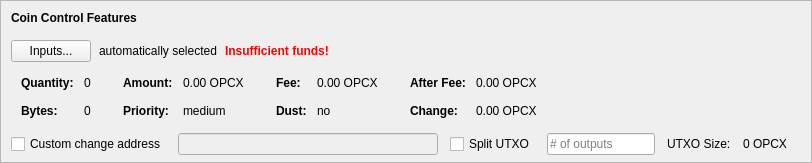
    <widget class="QFrame" name="frameCoinControl">
     <property name="sizePolicy">
      <sizepolicy hsizetype="Expanding" vsizetype="Expanding">
       <horstretch>0</horstretch>
       <verstretch>0</verstretch>
      </sizepolicy>
     </property>
     <property name="maximumSize">
      <size>
       <width>16777215</width>
       <height>16777215</height>
      </size>
     </property>
     <property name="frameShape">
      <enum>QFrame::StyledPanel</enum>
     </property>
     <property name="frameShadow">
      <enum>QFrame::Sunken</enum>
     </property>
     <layout class="QVBoxLayout" name="verticalLayoutCoinControl2">
      <property name="spacing">
       <number>0</number>
      </property>
      <property name="leftMargin">
       <number>0</number>
      </property>
      <property name="topMargin">
       <number>0</number>
      </property>
      <property name="rightMargin">
       <number>0</number>
      </property>
      <property name="bottomMargin">
       <number>6</number>
      </property>
      <item>
       <layout class="QVBoxLayout" name="verticalLayoutCoinControl" stretch="0,0,0,0,1">
        <property name="spacing">
         <number>0</number>
        </property>
        <property name="leftMargin">
         <number>10</number>
        </property>
        <property name="topMargin">
         <number>10</number>
        </property>
        <item>
         <layout class="QHBoxLayout" name="horizontalLayoutCoinControl1">
          <property name="bottomMargin">
           <number>15</number>
          </property>
          <item>
           <widget class="QLabel" name="labelCoinControlFeatures">
            <property name="sizePolicy">
             <sizepolicy hsizetype="Preferred" vsizetype="Maximum">
              <horstretch>0</horstretch>
              <verstretch>0</verstretch>
             </sizepolicy>
            </property>
            <property name="font">
             <font>
              <weight>75</weight>
              <bold>true</bold>
             </font>
            </property>
            <property name="styleSheet">
             <string notr="true">font-weight:bold;</string>
            </property>
            <property name="text">
             <string>Coin Control Features</string>
            </property>
           </widget>
          </item>
         </layout>
        </item>
        <item>
         <layout class="QHBoxLayout" name="horizontalLayoutCoinControl2" stretch="0,0,0,0">
          <property name="spacing">
           <number>8</number>
          </property>
          <property name="bottomMargin">
           <number>10</number>
          </property>
          <item>
           <widget class="QPushButton" name="pushButtonCoinControl">
            <property name="styleSheet">
             <string notr="true"/>
            </property>
            <property name="text">
             <string>Inputs...</string>
            </property>
            <property name="autoDefault">
             <bool>false</bool>
            </property>
           </widget>
          </item>
          <item>
           <widget class="QLabel" name="labelCoinControlAutomaticallySelected">
            <property name="text">
             <string>automatically selected</string>
            </property>
            <property name="margin">
             <number>5</number>
            </property>
           </widget>
          </item>
          <item>
           <widget class="QLabel" name="labelCoinControlInsuffFunds">
            <property name="font">
             <font>
              <weight>75</weight>
              <bold>true</bold>
             </font>
            </property>
            <property name="styleSheet">
             <string notr="true">color:red;font-weight:bold;</string>
            </property>
            <property name="text">
             <string>Insufficient funds!</string>
            </property>
            <property name="margin">
             <number>5</number>
            </property>
           </widget>
          </item>
          <item>
           <spacer name="horizontalSpacerCoinControl">
            <property name="orientation">
             <enum>Qt::Horizontal</enum>
            </property>
            <property name="sizeHint" stdset="0">
             <size>
              <width>40</width>
              <height>1</height>
             </size>
            </property>
           </spacer>
          </item>
         </layout>
        </item>
        <item>
         <widget class="QWidget" name="widgetCoinControl" native="true">
          <property name="sizePolicy">
           <sizepolicy hsizetype="Preferred" vsizetype="Preferred">
            <horstretch>0</horstretch>
            <verstretch>0</verstretch>
           </sizepolicy>
          </property>
          <property name="minimumSize">
           <size>
            <width>0</width>
            <height>0</height>
           </size>
          </property>
          <property name="styleSheet">
           <string notr="true"/>
          </property>
          <layout class="QHBoxLayout" name="horizontalLayoutCoinControl5">
           <property name="leftMargin">
            <number>0</number>
           </property>
           <property name="topMargin">
            <number>0</number>
           </property>
           <property name="rightMargin">
            <number>0</number>
           </property>
           <property name="bottomMargin">
            <number>0</number>
           </property>
           <item>
            <layout class="QHBoxLayout" name="horizontalLayoutCoinControl3" stretch="0,0,0,1">
             <property name="spacing">
              <number>20</number>
             </property>
             <property name="topMargin">
              <number>0</number>
             </property>
             <property name="bottomMargin">
              <number>10</number>
             </property>
             <item>
              <layout class="QFormLayout" name="formLayoutCoinControl1">
               <property name="horizontalSpacing">
                <number>10</number>
               </property>
               <property name="verticalSpacing">
                <number>14</number>
               </property>
               <property name="leftMargin">
                <number>10</number>
               </property>
               <property name="topMargin">
                <number>4</number>
               </property>
               <property name="rightMargin">
                <number>6</number>
               </property>
               <item row="0" column="0">
                <widget class="QLabel" name="labelCoinControlQuantityText">
                 <property name="font">
                  <font>
                   <weight>75</weight>
                   <bold>true</bold>
                  </font>
                 </property>
                 <property name="text">
                  <string>Quantity:</string>
                 </property>
                 <property name="margin">
                  <number>0</number>
                 </property>
                </widget>
               </item>
               <item row="0" column="1">
                <widget class="QLabel" name="labelCoinControlQuantity">
                 <property name="cursor">
                  <cursorShape>IBeamCursor</cursorShape>
                 </property>
                 <property name="contextMenuPolicy">
                  <enum>Qt::ActionsContextMenu</enum>
                 </property>
                 <property name="text">
                  <string notr="true">0</string>
                 </property>
                 <property name="margin">
                  <number>0</number>
                 </property>
                 <property name="textInteractionFlags">
                  <set>Qt::LinksAccessibleByMouse|Qt::TextSelectableByKeyboard|Qt::TextSelectableByMouse</set>
                 </property>
                </widget>
               </item>
               <item row="1" column="0">
                <widget class="QLabel" name="labelCoinControlBytesText">
                 <property name="font">
                  <font>
                   <weight>75</weight>
                   <bold>true</bold>
                  </font>
                 </property>
                 <property name="text">
                  <string>Bytes:</string>
                 </property>
                </widget>
               </item>
               <item row="1" column="1">
                <widget class="QLabel" name="labelCoinControlBytes">
                 <property name="cursor">
                  <cursorShape>IBeamCursor</cursorShape>
                 </property>
                 <property name="contextMenuPolicy">
                  <enum>Qt::ActionsContextMenu</enum>
                 </property>
                 <property name="text">
                  <string notr="true">0</string>
                 </property>
                 <property name="textInteractionFlags">
                  <set>Qt::LinksAccessibleByMouse|Qt::TextSelectableByKeyboard|Qt::TextSelectableByMouse</set>
                 </property>
                </widget>
               </item>
              </layout>
             </item>
             <item>
              <layout class="QFormLayout" name="formLayoutCoinControl2">
               <property name="horizontalSpacing">
                <number>10</number>
               </property>
               <property name="verticalSpacing">
                <number>14</number>
               </property>
               <property name="leftMargin">
                <number>6</number>
               </property>
               <property name="topMargin">
                <number>4</number>
               </property>
               <property name="rightMargin">
                <number>6</number>
               </property>
               <item row="0" column="0">
                <widget class="QLabel" name="labelCoinControlAmountText">
                 <property name="font">
                  <font>
                   <weight>75</weight>
                   <bold>true</bold>
                  </font>
                 </property>
                 <property name="text">
                  <string>Amount:</string>
                 </property>
                 <property name="margin">
                  <number>0</number>
                 </property>
                </widget>
               </item>
               <item row="0" column="1">
                <widget class="QLabel" name="labelCoinControlAmount">
                 <property name="cursor">
                  <cursorShape>IBeamCursor</cursorShape>
                 </property>
                 <property name="contextMenuPolicy">
                  <enum>Qt::ActionsContextMenu</enum>
                 </property>
                 <property name="text">
                  <string notr="true">0.00 OPCX</string>
                 </property>
                 <property name="textInteractionFlags">
                  <set>Qt::LinksAccessibleByMouse|Qt::TextSelectableByKeyboard|Qt::TextSelectableByMouse</set>
                 </property>
                </widget>
               </item>
               <item row="1" column="0">
                <widget class="QLabel" name="labelCoinControlPriorityText">
                 <property name="font">
                  <font>
                   <weight>75</weight>
                   <bold>true</bold>
                  </font>
                 </property>
                 <property name="text">
                  <string>Priority:</string>
                 </property>
                </widget>
               </item>
               <item row="1" column="1">
                <widget class="QLabel" name="labelCoinControlPriority">
                 <property name="cursor">
                  <cursorShape>IBeamCursor</cursorShape>
                 </property>
                 <property name="contextMenuPolicy">
                  <enum>Qt::ActionsContextMenu</enum>
                 </property>
                 <property name="text">
                  <string>medium</string>
                 </property>
                 <property name="textInteractionFlags">
                  <set>Qt::LinksAccessibleByMouse|Qt::TextSelectableByKeyboard|Qt::TextSelectableByMouse</set>
                 </property>
                </widget>
               </item>
              </layout>
             </item>
             <item>
              <layout class="QFormLayout" name="formLayoutCoinControl3">
               <property name="horizontalSpacing">
                <number>10</number>
               </property>
               <property name="verticalSpacing">
                <number>14</number>
               </property>
               <property name="leftMargin">
                <number>6</number>
               </property>
               <property name="topMargin">
                <number>4</number>
               </property>
               <property name="rightMargin">
                <number>6</number>
               </property>
               <item row="0" column="0">
                <widget class="QLabel" name="labelCoinControlFeeText">
                 <property name="font">
                  <font>
                   <weight>75</weight>
                   <bold>true</bold>
                  </font>
                 </property>
                 <property name="text">
                  <string>Fee:</string>
                 </property>
                 <property name="margin">
                  <number>0</number>
                 </property>
                </widget>
               </item>
               <item row="0" column="1">
                <widget class="QLabel" name="labelCoinControlFee">
                 <property name="cursor">
                  <cursorShape>IBeamCursor</cursorShape>
                 </property>
                 <property name="contextMenuPolicy">
                  <enum>Qt::ActionsContextMenu</enum>
                 </property>
                 <property name="text">
                  <string notr="true">0.00 OPCX</string>
                 </property>
                 <property name="textInteractionFlags">
                  <set>Qt::LinksAccessibleByMouse|Qt::TextSelectableByKeyboard|Qt::TextSelectableByMouse</set>
                 </property>
                </widget>
               </item>
               <item row="1" column="0">
                <widget class="QLabel" name="labelCoinControlLowOutputText">
                 <property name="font">
                  <font>
                   <weight>75</weight>
                   <bold>true</bold>
                  </font>
                 </property>
                 <property name="text">
                  <string>Dust:</string>
                 </property>
                </widget>
               </item>
               <item row="1" column="1">
                <widget class="QLabel" name="labelCoinControlLowOutput">
                 <property name="cursor">
                  <cursorShape>IBeamCursor</cursorShape>
                 </property>
                 <property name="contextMenuPolicy">
                  <enum>Qt::ActionsContextMenu</enum>
                 </property>
                 <property name="text">
                  <string>no</string>
                 </property>
                 <property name="textInteractionFlags">
                  <set>Qt::LinksAccessibleByMouse|Qt::TextSelectableByKeyboard|Qt::TextSelectableByMouse</set>
                 </property>
                </widget>
               </item>
              </layout>
             </item>
             <item>
              <layout class="QFormLayout" name="formLayoutCoinControl4">
               <property name="horizontalSpacing">
                <number>10</number>
               </property>
               <property name="verticalSpacing">
                <number>14</number>
               </property>
               <property name="leftMargin">
                <number>6</number>
               </property>
               <property name="topMargin">
                <number>4</number>
               </property>
               <property name="rightMargin">
                <number>6</number>
               </property>
               <item row="0" column="0">
                <widget class="QLabel" name="labelCoinControlAfterFeeText">
                 <property name="font">
                  <font>
                   <weight>75</weight>
                   <bold>true</bold>
                  </font>
                 </property>
                 <property name="text">
                  <string>After Fee:</string>
                 </property>
                 <property name="margin">
                  <number>0</number>
                 </property>
                </widget>
               </item>
               <item row="0" column="1">
                <widget class="QLabel" name="labelCoinControlAfterFee">
                 <property name="cursor">
                  <cursorShape>IBeamCursor</cursorShape>
                 </property>
                 <property name="contextMenuPolicy">
                  <enum>Qt::ActionsContextMenu</enum>
                 </property>
                 <property name="text">
                  <string notr="true">0.00 OPCX</string>
                 </property>
                 <property name="textInteractionFlags">
                  <set>Qt::LinksAccessibleByMouse|Qt::TextSelectableByKeyboard|Qt::TextSelectableByMouse</set>
                 </property>
                </widget>
               </item>
               <item row="1" column="0">
                <widget class="QLabel" name="labelCoinControlChangeText">
                 <property name="font">
                  <font>
                   <weight>75</weight>
                   <bold>true</bold>
                  </font>
                 </property>
                 <property name="text">
                  <string>Change:</string>
                 </property>
                </widget>
               </item>
               <item row="1" column="1">
                <widget class="QLabel" name="labelCoinControlChange">
                 <property name="cursor">
                  <cursorShape>IBeamCursor</cursorShape>
                 </property>
                 <property name="contextMenuPolicy">
                  <enum>Qt::ActionsContextMenu</enum>
                 </property>
                 <property name="text">
                  <string notr="true">0.00 OPCX</string>
                 </property>
                 <property name="textInteractionFlags">
                  <set>Qt::LinksAccessibleByMouse|Qt::TextSelectableByKeyboard|Qt::TextSelectableByMouse</set>
                 </property>
                </widget>
               </item>
              </layout>
             </item>
            </layout>
           </item>
          </layout>
         </widget>
        </item>
        <item>
         <layout class="QHBoxLayout" name="horizontalLayoutCoinControl4" stretch="0,0,0,0,0,0,0">
          <property name="spacing">
           <number>12</number>
          </property>
          <property name="sizeConstraint">
           <enum>QLayout::SetDefaultConstraint</enum>
          </property>
          <property name="topMargin">
           <number>5</number>
          </property>
          <property name="rightMargin">
           <number>5</number>
          </property>
          <item>
           <widget class="QCheckBox" name="checkBoxCoinControlChange">
            <property name="toolTip">
             <string>If this is activated, but the change address is empty or invalid, change will be sent to a newly generated address.</string>
            </property>
            <property name="text">
             <string>Custom change address</string>
            </property>
           </widget>
          </item>
          <item>
           <widget class="QValidatedLineEdit" name="lineEditCoinControlChange">
            <property name="enabled">
             <bool>false</bool>
            </property>
            <property name="sizePolicy">
             <sizepolicy hsizetype="Expanding" vsizetype="Fixed">
              <horstretch>0</horstretch>
              <verstretch>0</verstretch>
             </sizepolicy>
            </property>
           </widget>
          </item>
          <item>
           <widget class="QCheckBox" name="splitBlockCheckBox">
            <property name="text">
             <string>Split UTXO</string>
            </property>
           </widget>
          </item>
          <item>
           <widget class="QLineEdit" name="splitBlockLineEdit">
            <property name="sizePolicy">
             <sizepolicy hsizetype="Fixed" vsizetype="Fixed">
              <horstretch>50</horstretch>
              <verstretch>0</verstretch>
             </sizepolicy>
            </property>
            <property name="placeholderText">
             <string># of outputs</string>
            </property>
           </widget>
          </item>
          <item>
           <widget class="QLabel" name="labelBlockSizeText">
            <property name="text">
             <string>UTXO Size:</string>
            </property>
           </widget>
          </item>
          <item>
           <widget class="QLabel" name="labelBlockSize">
            <property name="text">
             <string>0 OPCX</string>
            </property>
           </widget>
          </item>
          <item>
           <widget class="QLabel" name="labelCoinControlChangeLabel">
            <property name="sizePolicy">
             <sizepolicy hsizetype="Preferred" vsizetype="Expanding">
              <horstretch>0</horstretch>
              <verstretch>0</verstretch>
             </sizepolicy>
            </property>
            <property name="minimumSize">
             <size>
              <width>0</width>
              <height>0</height>
             </size>
            </property>
            <property name="text">
             <string/>
            </property>
            <property name="margin">
             <number>3</number>
            </property>
           </widget>
          </item>
         </layout>
        </item>
        <item>
         <spacer name="verticalSpacerCoinControl">
          <property name="orientation">
           <enum>Qt::Vertical</enum>
          </property>
          <property name="sizeHint" stdset="0">
           <size>
            <width>800</width>
            <height>1</height>
           </size>
          </property>
         </spacer>
        </item>
       </layout>
      </item>
     </layout>
    </widget>
